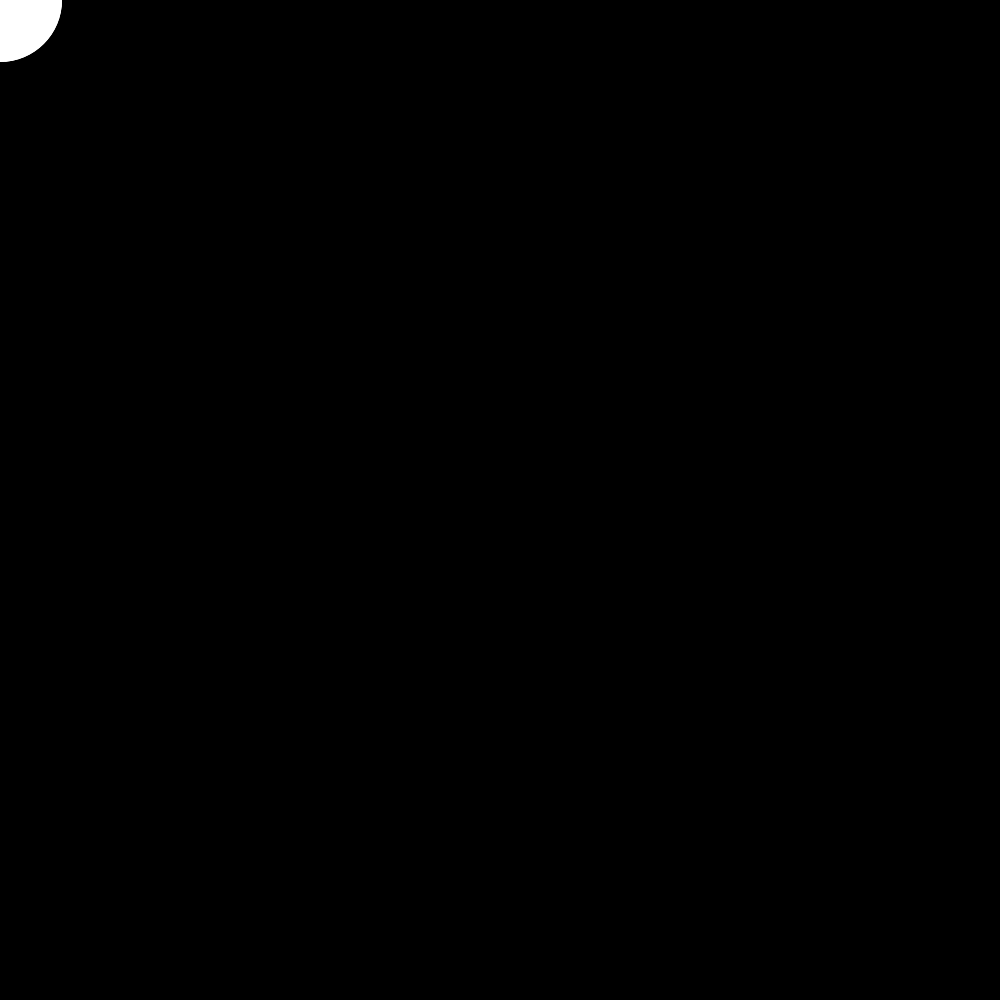
Frame 1 (no input)
Frame 60 (the mouse pressed at the canvas centre just before this capture): identical to frame 1, image omitted
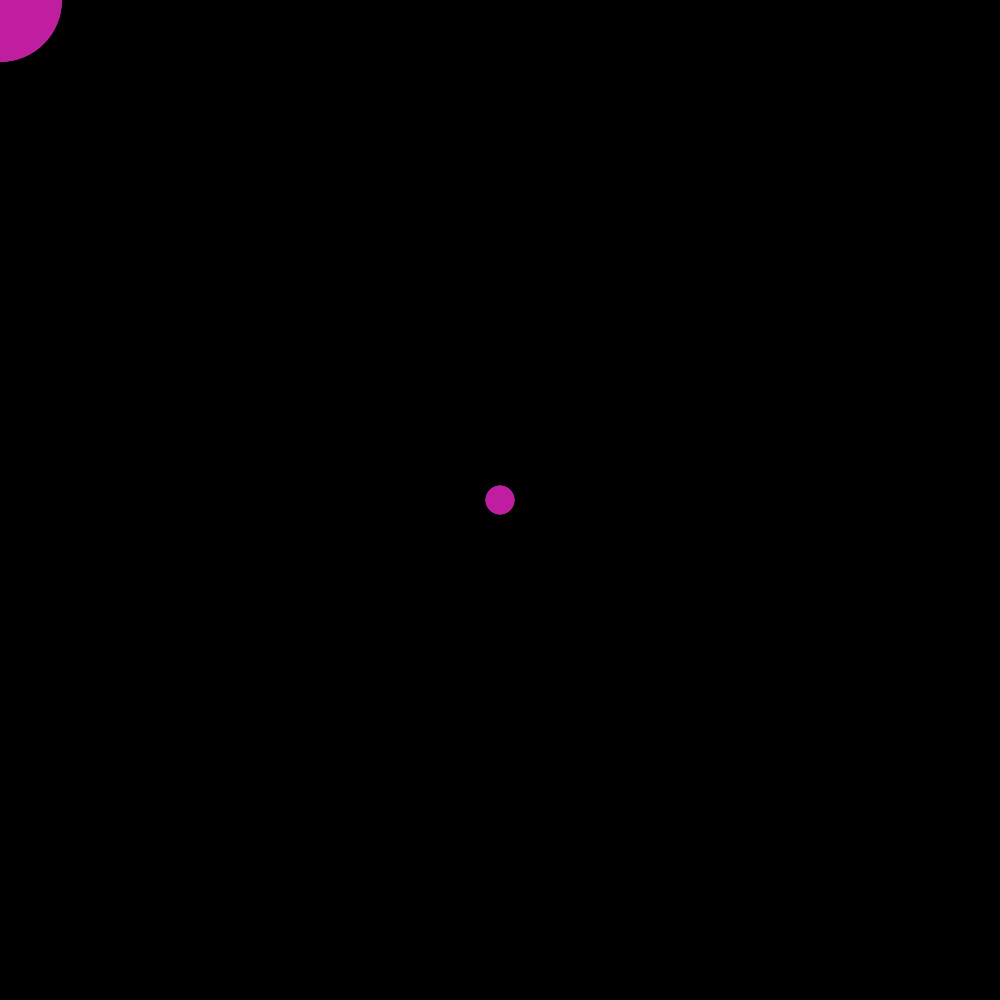
Frame 120 (the mouse held since frame 60 and released just before this capture)

The Processing sketch that drew these frames (run headless with seeded random() and noise(); from frame 60 on, the mouse is pressed at the canvas centre):

// Processing sketch: day_17_3
// ── day_17_3.pde
int num=250;
int[] x=new int[num];
int[] y=new int[num];
void setup(){
  size(1000,1000);
  noStroke();
}
void draw(){
  background(0);
  if(mousePressed){fill(random(255),random(255),random(255));}
  else {fill(255);}
  for(int i=num-1;i>0;i--){
    x[i]=x[i-1];
    y[i]=y[i-1];}
  x[0]=mouseX;
  y[0]=mouseY;
  for(int i=0;i<num;i++){
    ellipse(x[i],y[i],i/2,i/2);}
  
  
  
  
  
}
